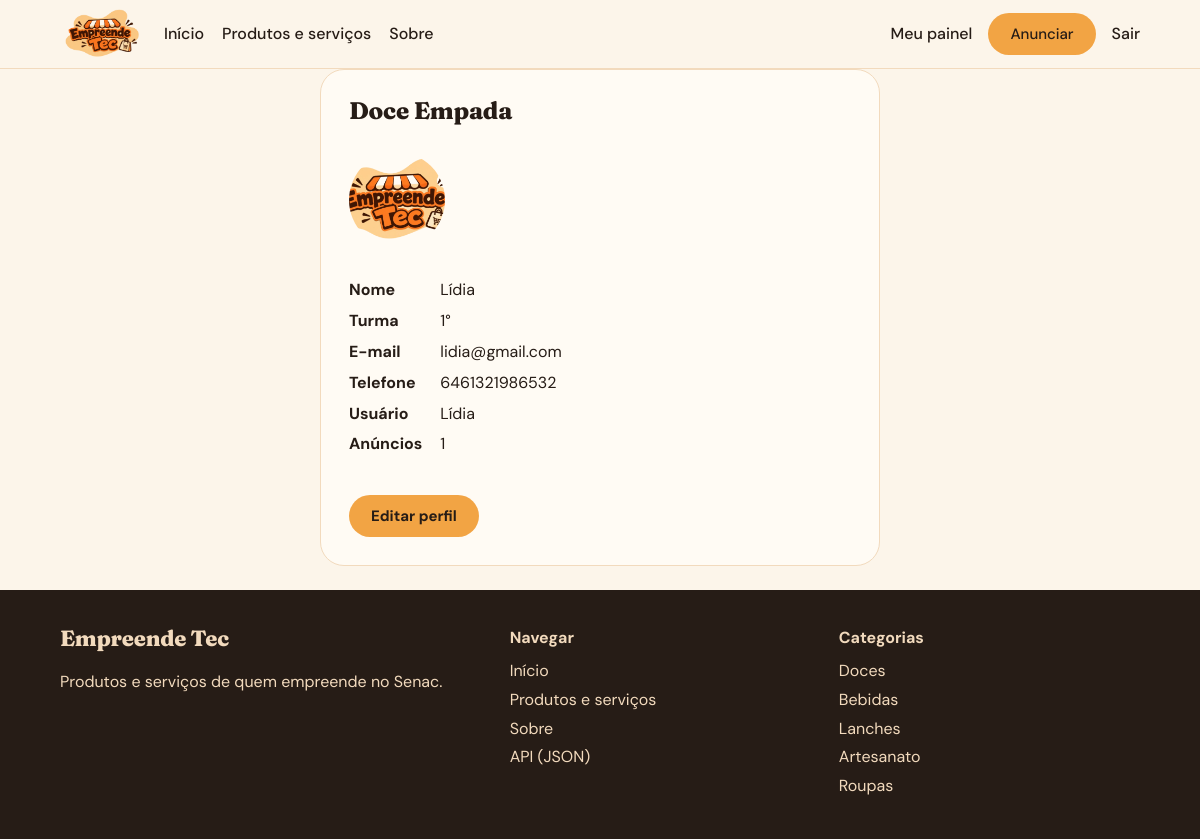
The app's page /perfil (signed in) with its own data.
### tables this page shows
CREATE TABLE usuarios(
  id INTEGER PRIMARY KEY AUTOINCREMENT, nome TEXT NOT NULL, turma TEXT NOT NULL,
  email TEXT NOT NULL, telefone TEXT NOT NULL,
  usuario TEXT NOT NULL UNIQUE COLLATE NOCASE, senha TEXT NOT NULL,
  foto TEXT DEFAULT '', loja TEXT DEFAULT '');

CREATE TABLE categorias(
  id INTEGER PRIMARY KEY AUTOINCREMENT, nome TEXT NOT NULL UNIQUE, icone TEXT);

### app.py (the view)
@app.route('/perfil')
@login_required
def perfil():
    n = q('SELECT COUNT(*) n FROM produtos WHERE usuario_id=?', (g.user['id'],), True)['n']
    return render_template('perfil.html', total=n)

### app.py (called while the page is built)
def conectar():
    c = sqlite3.connect(DB)
    c.row_factory = sqlite3.Row
    c.execute('PRAGMA foreign_keys=ON')
    return c

def db():
    if 'db' not in g:
        g.db = conectar()
    return g.db

@app.teardown_appcontext
def fechar(_):
    c = g.pop('db', None)
    if c:
        c.close()

def q(sql, args=(), one=False):
    rows = db().execute(sql, args).fetchall()
    return (rows[0] if rows else None) if one else rows

@app.before_request
def carregar_usuario():
    uid = session.get('user_id')
    g.user = q('SELECT * FROM usuarios WHERE id=?', (uid,), True) if uid else None

@app.context_processor
def contexto():
    return dict(user=g.get('user'), categorias=q('SELECT * FROM categorias ORDER BY id'), TIPOS=TIPOS)

def login_required(fn):
    @wraps(fn)
    def w(*a, **k):
        if not g.user:
            flash('Faça login para acessar essa página.', 'warning')
            return redirect(url_for('login'))
        return fn(*a, **k)
    return w

### templates/perfil.html
{% extends 'base.html' %}{% block title %}Meu perfil · Empreende Tec{% endblock %}
{% block content %}
<section class="form estreito"><h1 class="serif">{{ user.loja or user.nome }}</h1>
  {% if user.foto %}<img class="avatar" src="{{ url_for('uploaded_file', filename=user.foto) }}" alt="Foto de {{ user.nome }}" onerror="this.remove()">{% endif %}
  <dl class="dados"><dt>Nome</dt><dd>{{ user.nome }}</dd><dt>Turma</dt><dd>{{ user.turma }}</dd><dt>E-mail</dt><dd>{{ user.email }}</dd><dt>Telefone</dt><dd>{{ user.telefone }}</dd><dt>Usuário</dt><dd>{{ user.usuario }}</dd><dt>Anúncios</dt><dd>{{ total }}</dd></dl>
  <a class="btn" href="{{ url_for('editar_perfil') }}">Editar perfil</a>
</section>
{% endblock %}

### templates/base.html (shortened to what this page needs)
<!doctype html>
<html lang="pt-BR"><head><meta charset="utf-8"><meta name="viewport" content="width=device-width,initial-scale=1">
<link rel="stylesheet" href="{{ url_for('static', filename='css/style.css') }}"></head>
<body>
<header class="topo"><div class="wrap topo-in">
  <a class="marca" href="{{ url_for('index') }}"><img src="{{ url_for('static', filename='img/logo.png') }}" alt="Empreende Tec"></a>
  <nav>
    <a href="{{ url_for('index') }}">Início</a>
    <a href="{{ url_for('produtos') }}">Produtos e serviços</a>
    <a href="{{ url_for('sobre') }}">Sobre</a>
  </nav>
  <div class="acoes">
    {% if user %}<a href="{{ url_for('painel') }}">Meu painel</a><a class="btn" href="{{ url_for('novo_produto') }}">Anunciar</a><a href="{{ url_for('logout') }}">Sair</a>
    {% else %}<a href="{{ url_for('login') }}">Entrar</a><a class="btn" href="{{ url_for('cadastro') }}">Quero vender</a>{% endif %}
  </div>
</div></header>
<main class="wrap">
  {% block content %}{% endblock %}
</main>
<footer class="rodape"><div class="wrap grid-rod">
  <div><strong class="serif">Empreende Tec</strong><p>Produtos e serviços de quem empreende no Senac.</p></div>
  <div><h4>Navegar</h4><a href="{{ url_for('index') }}">Início</a><a href="{{ url_for('produtos') }}">Produtos e serviços</a><a href="{{ url_for('sobre') }}">Sobre</a><a href="{{ url_for('api_produtos') }}">API (JSON)</a></div>
  <div><h4>Categorias</h4>{% for c in categorias[:5] %}<a href="{{ url_for('produtos', categoria=c.id) }}">{{ c.nome }}</a>{% endfor %}</div>
</div></footer>
</body></html>

### static/css/style.css (style rules this page uses)
:root { --laranja:#F2A444;--pessego:#F2C185;--creme:#F2DABD;--escuro:#261C16;--vinho:#8C0303;--bg:#FCF5EA;--card:#FFFBF4 }
* { box-sizing:border-box }
body { margin:0;background:var(--bg);color:var(--escuro);font:16px/1.55 'DM Sans',system-ui,sans-serif }
.serif { font-family:'Fraunces',Georgia,serif;font-weight:800;line-height:1.1;letter-spacing:-.01em }
a { color:var(--vinho) }
img { max-width:100% }
.wrap { max-width:1120px;margin:0 auto;padding:0 20px }
.topo { background:var(--bg);border-bottom:1px solid var(--creme);position:sticky;top:0;z-index:5 }
.topo-in { display:flex;align-items:center;gap:20px;flex-wrap:wrap;padding-top:6px;padding-bottom:6px }
.marca img { height:56px;display:block;mix-blend-mode:multiply }
nav { display:flex;gap:18px;flex:1 }
nav a,.acoes a { color:var(--escuro);text-decoration:none;font-weight:500 }
.acoes { display:flex;gap:16px;align-items:center }
.btn,button.btn { display:inline-block;background:var(--laranja);color:var(--escuro)!important;border:0;border-radius:999px;padding:11px 22px;font:700 15px 'DM Sans',sans-serif;cursor:pointer;text-decoration:none }
main { padding-top:24px;padding-bottom:56px }
section { margin-top:44px }
.cab h2,h1 { margin:0 0 14px }
.dados { display:grid;grid-template-columns:auto 1fr;gap:6px 18px;margin:16px 0 24px }
.dados dt { font-weight:700 }
.dados dd { margin:0 }
.form { display:flex;flex-direction:column;gap:14px;background:var(--card);border:1px solid var(--creme);border-radius:24px;padding:28px;margin:0 auto 24px }
.form .btn { align-self:flex-start }
.estreito { max-width:560px }
.avatar { width:96px;height:96px;border-radius:50%;object-fit:cover }
.rodape { background:var(--escuro);color:var(--creme);padding:36px 0;margin-top:20px }
.rodape a { display:block;color:var(--creme);text-decoration:none;margin:4px 0 }
.rodape h4 { margin:0 0 8px }
.grid-rod { display:grid;grid-template-columns:1.4fr 1fr 1fr;gap:28px }
.rodape .serif { font-size:22px }

### records on screen
usuarios: loja "Doce Empada", foto (picture), nome "Lídia", turma "1°", email "lidia@gmail.com", telefone "6461321986532", usuario "Lídia"
categorias: nome "Doces"
categorias: nome "Bebidas"
categorias: nome "Lanches"
categorias: nome "Artesanato"
categorias: nome "Roupas"

### other values on screen
{{ total }} "1"
